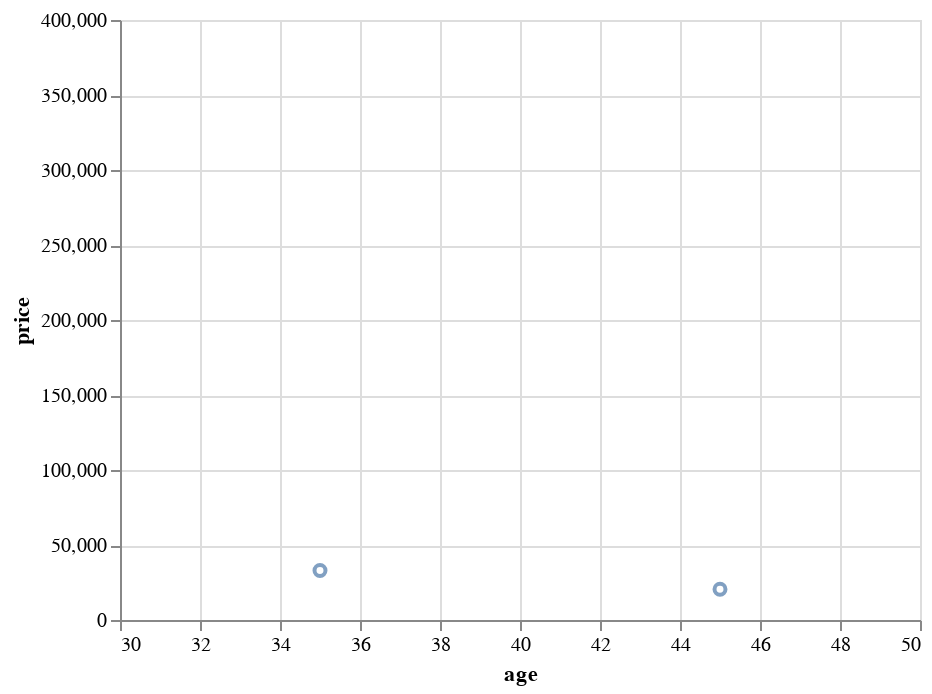

Source (notebook cell):
### Code cell
alt.Chart(join_df).mark_point().encode(
    x=alt.X('age', scale=alt.Scale(domain=(30, 50))),
    y=alt.Y('price',scale=alt.Scale(domain=(0, 400000)))
).transform_regression('age', 'price',method="linear"
).mark_line(color="red")

### Figure 1 — Vega-Lite specification as saved in the notebook (floating-point values rounded to 4 significant figures)
{"config": {"view": {"continuousWidth": 400, "continuousHeight": 300}}, "data": {"name": "data-35860a62bd26545c90d70d00661ddbde"}, "mark": "point", "encoding": {"x": {"type": "quantitative", "field": "age", "scale": {"domain": [30, 50]}}, "y": {"type": "quantitative", "field": "price", "scale": {"domain": [0, 400000]}}}, "transform": [{"on": "age", "regression": "price", "method": "linear"}], "$schema": "https://vega.github.io/schema/vega-lite/v4.8.1.json", "datasets": {"data-35860a62bd26545c90d70d00661ddbde": [{"state_full": "Georgia", "age": 37.1, "price": 3351.0}, {"state_full": "Hawaii", "age": 39.6, "price": 32970.0}, {"state_full": "Iowa", "age": 38.5, "price": 17080.0}, {"state_full": "Idaho", "age": 36.9, "price": 14570.0}, {"state_full": "Indiana", "age": 37.9, "price": 8805.0}, {"state_full": "Kansas", "age": 37.1, "price": 31340.0}, {"state_full": "Kentucky", "age": 39.1, "price": 32860.0}, {"state_full": "Massachusetts", "age": 39.6, "price": 42610.0}, {"state_full": "Alabama", "age": 39.4, "price": 23500.0}, {"state_full": "Arizona", "age": 38.2, "price": 27590.0}, {"state_full": "California", "age": 37.0, "price": 24010.0}, {"state_full": "Colorado", "age": 37.1, "price": 0.0}, {"state_full": "Connecticut", "age": 41.1, "price": 5302.0}, {"state_full": "Florida", "age": 42.5, "price": 13240.0}, {"state_full": "Maryland", "age": 39.1, "price": 3614.0}, {"state_full": "Maine", "age": 45.0, "price": 4343.0}, {"state_full": "Michigan", "age": 39.9, "price": 17600.0}, {"state_full": "Minnesota", "age": 38.3, "price": 303100.0}, {"state_full": "North Carolina", "age": 39.1, "price": 34040.0}, {"state_full": "North Dakota", "age": 35.3, "price": 12840.0}, {"state_full": "South Carolina", "age": 39.9, "price": 39400.0}, {"state_full": "South Dakota", "age": 37.4, "price": 18760.0}, {"state_full": "Tennessee", "age": 39.0, "price": 33770.0}, {"state_full": "Texas", "age": 35.0, "price": 21510.0}, {"state_full": "Virginia", "age": 38.6, "price": 26850.0}, {"state_full": "Vermont", "age": 43.0, "price": 4571.0}, {"state_full": "Washington", "age": 37.8, "price": 12820.0}, {"state_full": "Wisconsin", "age": 39.8, "price": 17140.0}, {"state_full": "West Virginia", "age": 42.9, "price": 27040.0}, {"state_full": "New Hampshire", "age": 43.1, "price": 41170.0}, {"state_full": "New Mexico", "age": 38.4, "price": 29880.0}, {"state_full": "Nevada", "age": 38.3, "price": 41220.0}, {"state_full": "New York", "age": 39.2, "price": 6654.0}, {"state_full": "Ohio", "age": 39.5, "price": 7717.0}, {"state_full": "Oklahoma", "age": 36.9, "price": 8857.0}, {"state_full": "Oregon", "age": 39.6, "price": 9855.0}, {"state_full": "Pennsylvania", "age": 40.8, "price": 24350.0}, {"state_full": "Wyoming", "age": 38.4, "price": 35500.0}]}}
